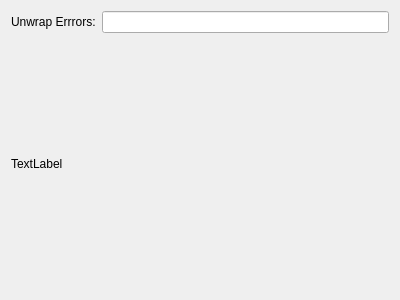
<?xml version="1.0" encoding="UTF-8"?>
<ui version="4.0">
 <class>unwrapErrorsView</class>
 <widget class="QDialog" name="unwrapErrorsView">
  <property name="geometry">
   <rect>
    <x>0</x>
    <y>0</y>
    <width>400</width>
    <height>300</height>
   </rect>
  </property>
  <property name="windowTitle">
   <string>Dialog</string>
  </property>
  <layout class="QVBoxLayout" name="verticalLayout" stretch="1,10">
   <item>
    <layout class="QHBoxLayout" name="horizontalLayout">
     <item>
      <widget class="QLabel" name="label">
       <property name="text">
        <string>Unwrap Errrors:</string>
       </property>
      </widget>
     </item>
     <item>
      <widget class="QLineEdit" name="count">
       <property name="readOnly">
        <bool>true</bool>
       </property>
      </widget>
     </item>
    </layout>
   </item>
   <item>
    <widget class="QLabel" name="view">
     <property name="text">
      <string>TextLabel</string>
     </property>
    </widget>
   </item>
  </layout>
 </widget>
 <resources/>
 <connections/>
</ui>
